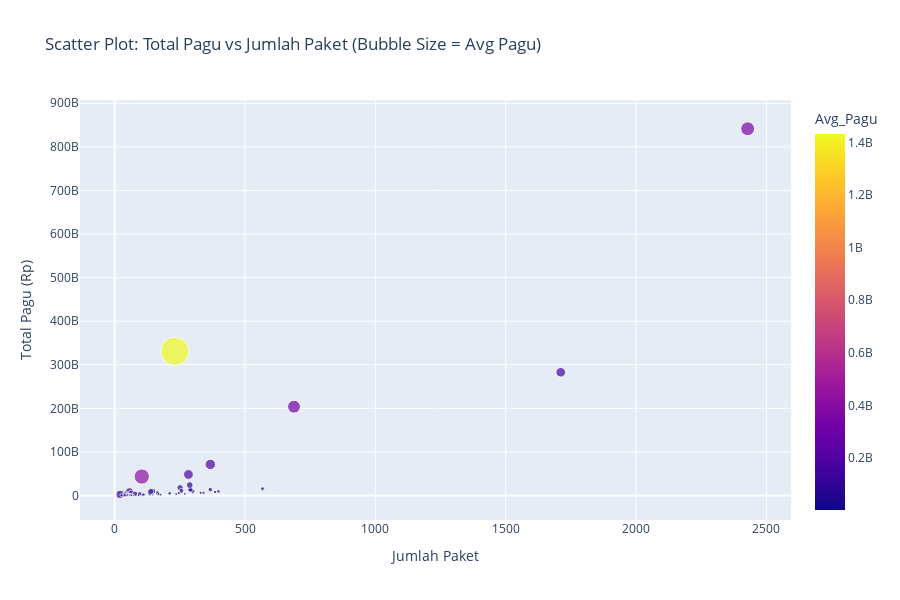

Notebook code cell kept with this figure:
### Markdown cell above
### 3.3 Scatter Plot - Pagu vs Jumlah Paket

### Code cell
# Aggregate by satker
satker_stats = df.groupby('nama_satker').agg({
    'pagu': ['sum', 'mean', 'count']
}).reset_index()
satker_stats.columns = ['Satker', 'Total_Pagu', 'Avg_Pagu', 'Jumlah_Paket']
satker_stats = satker_stats[satker_stats['Jumlah_Paket'] >= 5]  # Filter minimum 5 paket

# Create scatter plot
fig = px.scatter(satker_stats,
                 x='Jumlah_Paket',
                 y='Total_Pagu',
                 size='Avg_Pagu',
                 hover_name='Satker',
                 title='Scatter Plot: Total Pagu vs Jumlah Paket (Bubble Size = Avg Pagu)',
                 labels={'Jumlah_Paket': 'Jumlah Paket', 'Total_Pagu': 'Total Pagu (Rp)'},
                 color='Avg_Pagu',
                 color_continuous_scale='Plasma',
                 opacity=0.7)

fig.update_layout(height=600)
fig.show()

### Figure 1 — Plotly figure (JSON) as saved in the notebook; plotly's stock layout.template omitted (floating-point values rounded to 4 significant figures)
{"data": [{"hovertemplate": "<b>%{hovertext}</b><br><br>Jumlah Paket=%{x}<br>Total Pagu (Rp)=%{y}<br>Avg_Pagu=%{marker.color}<extra></extra>", "hovertext": ["BADAN KEPEGAWAIAN DAERAH PROVINSI KALIMANTAN BARAT", "BADAN KESATUAN BANGSA DAN POLITIK PROVINSI KALIMANTAN BARAT", "BADAN KEUANGAN DAN ASET DAERAH PROVINSI KALIMANTAN BARAT", "BADAN PENANGGULANGAN BENCANA DAERAH PROVINSI KALIMANTAN BARAT", "BADAN PENDAPATAN DAERAH PROVINSI KALIMANTAN BARAT", "BADAN PENELITIAN DAN PENGEMBANGAN PROVINSI KALIMANTAN BARAT", "BADAN PENGELOLA PERBATASAN DAERAH PROVINSI KALIMANTAN BARAT", "BADAN PENGEMBANGAN SUMBER DAYA MANUSIA PROVINSI KALIMANTAN BARAT", "BADAN PENGHUBUNG DAERAH PROVINSI KALIMANTAN BARAT", "BADAN PERENCANAAN PEMBANGUNAN DAERAH PROVINSI KALIMANTAN BARAT", "BIRO ADMINISTRASI PEMBANGUNAN SETDA PROVINSI KALIMANTAN BARAT", "BIRO ADMINISTRASI PIMPINAN SETDA PROVINSI KALIMANTAN BARAT", "BIRO HUKUM SETDA PROVINSI KALIMANTAN BARAT", "BIRO KESEJAHTERAAN RAKYAT SETDA PROVINSI KALIMANTAN BARAT", "BIRO ORGANISASI SETDA PROVINSI KALIMANTAN BARAT", "BIRO PEMERINTAHAN SETDA PROVINSI KALIMANTAN BARAT", "BIRO PENGADAAN BARANG DAN JASA SETDA PROVINSI KALIMANTAN BARAT", "BIRO PEREKONOMIAN SETDA PROVINSI KALIMANTAN BARAT", "BIRO UMUM SETDA PROVINSI KALIMANTAN BARAT", "DINAS KELAUTAN DAN PERIKANAN PROVINSI KALIMANTAN BARAT", "DINAS KEPEMUDAAN, OLAHRAGA DAN PARIWISATA PROVINSI KALIMANTAN BARAT", "DINAS KEPENDUDUKAN DAN PENCATATAN SIPIL PROVINSI KALIMANTAN BARAT", "DINAS KESEHATAN PROVINSI KALIMANTAN BARAT", "DINAS KETAHANAN PANGAN PROVINSI KALIMANTAN BARAT", "DINAS KOMUNIKASI DAN INFORMATIKA PROVINSI KALIMANTAN BARAT", "DINAS KOPERASI, USAHA KECIL DAN MENENGAH PROVINSI KALIMANTAN BARAT", "DINAS LINGKUNGAN HIDUP DAN KEHUTANAN PROVINSI KALIMANTAN BARAT", "DINAS PEKERJAAN UMUM DAN PENATAAN RUANG PROVINSI KALIMANTAN BARAT", "DINAS PEMBERDAYAAN MASYARAKAT DAN DESA PROVINSI KALIMANTAN BARAT", "DINAS PEMBERDAYAAN PEREMPUAN DAN PERLINDUNGAN ANAK PROVINSI KALIMANTAN BARAT", "DINAS PENANAMAN MODAL DAN PELAYANAN TERPADU SATU PINTU PROVINSI KALIMANTAN BARAT", "DINAS PENDIDIKAN DAN KEBUDAYAAN PROVINSI KALIMANTAN BARAT", "DINAS PERHUBUNGAN PROVINSI KALIMANTAN BARAT", "DINAS PERINDUSTRIAN, PERDAGANGAN, ENERGI DAN SUMBER DAYA MINERAL", "DINAS PERKEBUNAN DAN PETERNAKAN PROVINSI KALIMANTAN BARAT", "DINAS PERPUSTAKAAN DAN KEARSIPAN PROVINSI KALIMANTAN BARAT", "DINAS PERUMAHAN RAKYAT DAN KAWASAN PERMUKIMAN", "DINAS SOSIAL PROVINSI KALIMANTAN BARAT", "DINAS TANAMAN PANGAN DAN HORTIKULTURA PROVINSI KALIMANTAN BARAT", "DINAS TENAGA KERJA DAN TRANSMIGRASI PROVINSI KALIMANTAN BARAT", "INSPEKTORAT PROVINSI KALIMANTAN BARAT", "RUMAH SAKIT JIWA PROVINSI KALIMANTAN BARAT", "RUMAH SAKIT UMUM DAERAH DOKTER SOEDARSO", "SATUAN POLISI PAMONG PRAJA PROVINSI KALIMANTAN BARAT", "SEKRETARIAT DAERAH PROVINSI KALBAR", "SEKRETARIAT DEWAN PERWAKILAN RAKYAT DAERAH PROVINSI KALIMANTAN BARAT", "UPT KESATUAN PENGELOLAAN HUTAN BENGKAYANG", "UPT KESATUAN PENGELOLAAN HUTAN KAPUAS HULU SELATAN", "UPT KESATUAN PENGELOLAAN HUTAN KAPUAS HULU TIMUR", "UPT KESATUAN PENGELOLAAN HUTAN KAPUAS HULU UTARA", "UPT KESATUAN PENGELOLAAN HUTAN KAYONG", "UPT KESATUAN PENGELOLAAN HUTAN KETAPANG SELATAN", "UPT KESATUAN PENGELOLAAN HUTAN KETAPANG UTARA", "UPT KESATUAN PENGELOLAAN HUTAN KUBU RAYA", "UPT KESATUAN PENGELOLAAN HUTAN LANDAK", "UPT KESATUAN PENGELOLAAN HUTAN MELAWI", "UPT KESATUAN PENGELOLAAN HUTAN MEMPAWAH", "UPT KESATUAN PENGELOLAAN HUTAN SAMBAS", "UPT KESATUAN PENGELOLAAN HUTAN SANGGAU BARAT", "UPT KESATUAN PENGELOLAAN HUTAN SANGGAU TIMUR", "UPT KESATUAN PENGELOLAAN HUTAN SEKADAU", "UPT KESATUAN PENGELOLAAN HUTAN SINTANG TIMUR", "UPT KESATUAN PENGELOLAAN HUTAN SINTANG UTARA", "UPT KLINIK PRATAMA PROVINSI KALIMANTAN BARAT", "UPT KLINIK UTAMA SUNGAI BANGKONG", "UPT LABORATORIUM KESEHATAN", "UPT LABORATORIUM KESEHATAN KERJA", "UPT MUSEUM", "UPT PANTI SOSIAL ANAK PROVINSI KALIMANTAN BARAT", "UPT PANTI SOSIAL REHABILITASI LANJUT USIA DAN REHABILITASI PENYANDANG DISABILITAS MULIA DHARMA", "UPT PELABUHAN PERIKANAN", "UPT PELATIHAN KERJA DAN PRODUKTIVITAS TENAGA KERJA", "UPT PELATIHAN KESEHATAN", "UPT PELAYANAN KESEHATAN HEWAN, KESEHATAN MASYARAKAT VETERINER DAN KLINIK HEWAN", "UPT PELAYANAN PENDAPATAN DAERAH PONTIANAK WILAYAH I", "UPT PELAYANAN PENDAPATAN DAERAH WILAYAH KETAPANG", "UPT PELAYANAN PENDAPATAN DAERAH WILAYAH MEMPAWAH", "UPT PELAYANAN PENDAPATAN DAERAH WILAYAH PUTUSSIBAU", "UPT PELAYANAN PENDAPATAN DAERAH WILAYAH SANGGAU", "UPT PELAYANAN PENDAPATAN DAERAH WILAYAH SINGKAWANG", "UPT PELAYANAN PENDAPATAN DAERAH WILAYAH SINTANG", "UPT PENGAWASAN DAN SERTIFIKASI BENIH", "UPT PENGAWASAN DAN SERTIFIKASI BENIH PERKEBUNAN", "UPT PENGUJIAN DAN SERTIFIKASI MUTU BARANG", "UPT PENILAIAN KOMPETENSI APARATUR SIPIL NEGARA PROVINSI KALIMANTAN BARAT", "UPT PERIKANAN BUDIDAYA AIR PAYAU DAN LAUT", "UPT PERLINDUNGAN TANAMAN PANGAN DAN HORTIKULTURA"], "legendgroup": "", "marker": {"color": [13550000.0, 33220000.0, 27630000.0, 17080000.0, 66430000.0, 7966000.0, 12700000.0, 35310000.0, 138500000.0, 18690000.0, 7324000.0, 25260000.0, 10930000.0, 34900000.0, 1535000.0, 16360000.0, 9998000.0, 7954000.0, 15720000.0, 20780000.0, 49410000.0, 7552000.0, 71450000.0, 23470000.0, 36800000.0, 37840000.0, 23800000.0, 346600000.0, 17680000.0, 7346000.0, 16400000.0, 296300000.0, 17940000.0, 31680000.0, 46620000.0, 20510000.0, 165200000.0, 41870000.0, 83130000.0, 14830000.0, 23940000.0, 418700000.0, 1433000000.0, 11620000.0, 170500000.0, 194700000.0, 11190000.0, 17880000.0, 11700000.0, 10610000.0, 25090000.0, 15340000.0, 10740000.0, 9454000.0, 17440000.0, 15100000.0, 11080000.0, 14950000.0, 16900000.0, 12280000.0, 10840000.0, 4703000.0, 9037000.0, 23100000.0, 74770000.0, 55820000.0, 12530000.0, 52960000.0, 57600000.0, 78510000.0, 44910000.0, 23790000.0, 120000000.0, 19530000.0, 52060000.0, 16770000.0, 21140000.0, 19770000.0, 17100000.0, 25510000.0, 17870000.0, 23800000.0, 8144000.0, 66080000.0, 6406000.0, 20930000.0, 11430000.0], "coloraxis": "coloraxis", "opacity": 0.7, "size": [13550000.0, 33220000.0, 27630000.0, 17080000.0, 66430000.0, 7966000.0, 12700000.0, 35310000.0, 138500000.0, 18690000.0, 7324000.0, 25260000.0, 10930000.0, 34900000.0, 1535000.0, 16360000.0, 9998000.0, 7954000.0, 15720000.0, 20780000.0, 49410000.0, 7552000.0, 71450000.0, 23470000.0, 36800000.0, 37840000.0, 23800000.0, 346600000.0, 17680000.0, 7346000.0, 16400000.0, 296300000.0, 17940000.0, 31680000.0, 46620000.0, 20510000.0, 165200000.0, 41870000.0, 83130000.0, 14830000.0, 23940000.0, 418700000.0, 1433000000.0, 11620000.0, 170500000.0, 194700000.0, 11190000.0, 17880000.0, 11700000.0, 10610000.0, 25090000.0, 15340000.0, 10740000.0, 9454000.0, 17440000.0, 15100000.0, 11080000.0, 14950000.0, 16900000.0, 12280000.0, 10840000.0, 4703000.0, 9037000.0, 23100000.0, 74770000.0, 55820000.0, 12530000.0, 52960000.0, 57600000.0, 78510000.0, 44910000.0, 23790000.0, 120000000.0, 19530000.0, 52060000.0, 16770000.0, 21140000.0, 19770000.0, 17100000.0, 25510000.0, 17870000.0, 23800000.0, 8144000.0, 66080000.0, 6406000.0, 20930000.0, 11430000.0], "sizemode": "area", "sizeref": 3583000.0, "symbol": "circle"}, "mode": "markers", "name": "", "orientation": "v", "showlegend": false, "type": "scatter", "x": [269, 132, 567, 172, 146, 148, 104, 165, 57, 330, 83, 144, 90, 99, 614, 104, 91, 111, 61, 385, 290, 144, 251, 247, 367, 95, 398, 2428, 169, 175, 114, 688, 341, 300, 291, 136, 1711, 256, 288, 236, 211, 104, 231, 176, 283, 367, 92, 30, 44, 54, 37, 34, 42, 77, 43, 42, 42, 45, 33, 47, 43, 48, 58, 55, 64, 38, 60, 78, 38, 41, 37, 59, 21, 55, 41, 58, 48, 27, 42, 65, 38, 135, 72, 138, 66, 109, 64], "xaxis": "x", "y": [3644052428, 4384976502, 15665976555, 2937119299, 9699219274, 1179029000, 1320938247, 5826295521, 7892305193, 6167783280, 607913230, 3638145700, 983304300, 3455092069, 942699110, 1701460345, 909853800, 882925300, 958620800, 7999908400, 14328767146, 1087519264, 17933054839, 5796602614, 13507286284, 3595095636, 9471188995, 841492369155, 2988047135, 1285559398, 1869118000, 203875269731, 6118711620, 9503163328, 13565650258, 2789521356, 282709739900, 10718450282, 23941927599, 3500254668, 5050877845, 43546134778, 331063820430, 2045446672, 48242938910, 71445025587, 1029238686, 536414800, 514681952, 572773300, 928266639, 521454240, 450878850, 727921700, 749768400, 634021770, 465498000, 672652684, 557559800, 577011022, 466044500, 225740050, 524155250, 1270520305, 4785372518, 2120977282, 751530400, 4131082810, 2188650370, 3218964725, 1661844700, 1403490731, 2520293885, 1074368370, 2134586501, 972770051, 1014771950, 533821800, 718319685, 1657907642, 679113363, 3212541670, 586356356, 9119592271, 422817862, 2281523045, 731612400], "yaxis": "y"}], "layout": {"coloraxis": {"colorbar": {"title": {"text": "Avg_Pagu"}}, "colorscale": [[0, "#0d0887"], [0.1111, "#46039f"], [0.2222, "#7201a8"], [0.3333, "#9c179e"], [0.4444, "#bd3786"], [0.5556, "#d8576b"], [0.6667, "#ed7953"], [0.7778, "#fb9f3a"], [0.8889, "#fdca26"], [1, "#f0f921"]]}, "height": 600, "legend": {"itemsizing": "constant", "tracegroupgap": 0}, "title": {"text": "Scatter Plot: Total Pagu vs Jumlah Paket (Bubble Size = Avg Pagu)"}, "xaxis": {"anchor": "y", "domain": [0, 1], "title": {"text": "Jumlah Paket"}}, "yaxis": {"anchor": "x", "domain": [0, 1], "title": {"text": "Total Pagu (Rp)"}}}}
